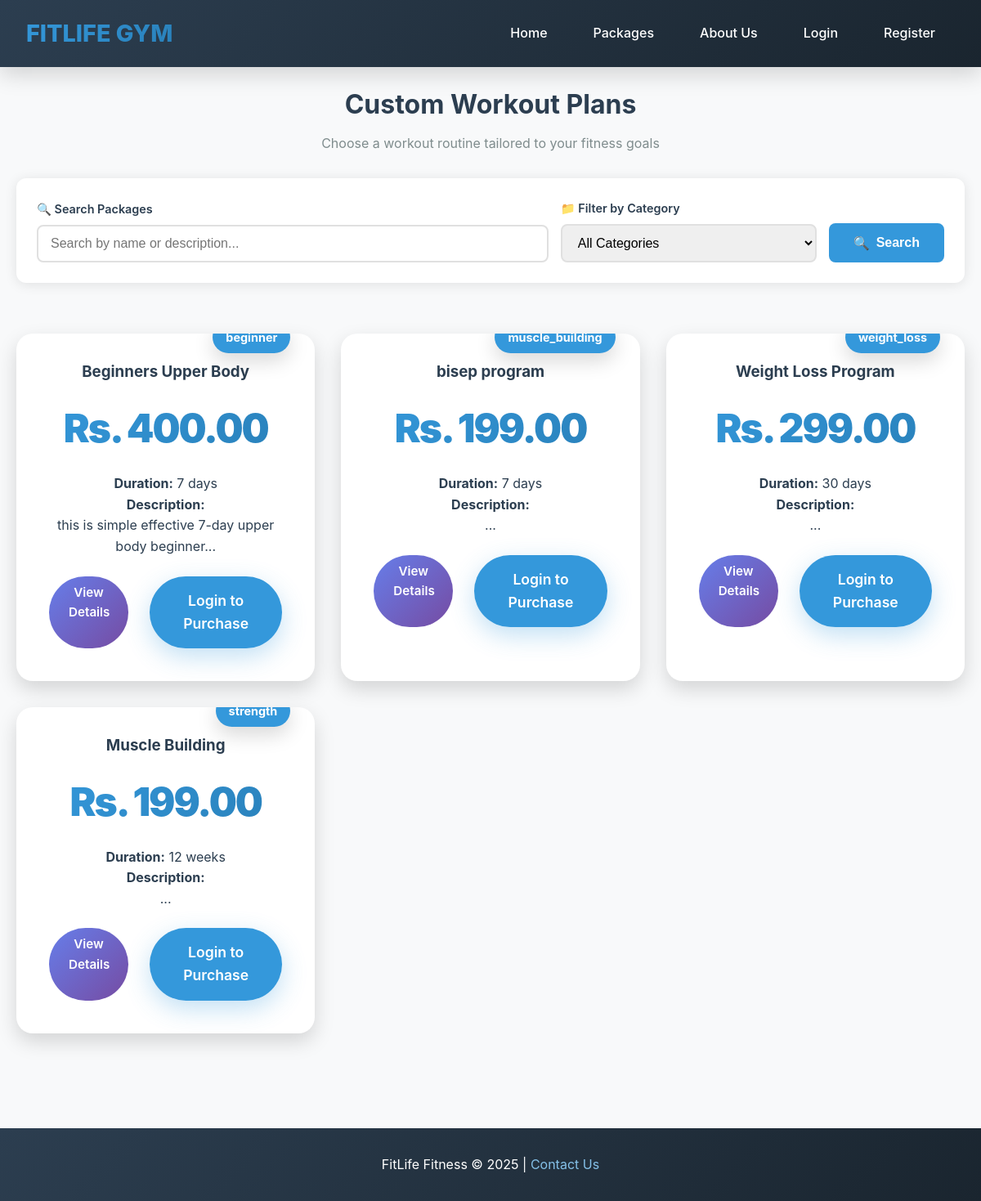
Before: /public/packages.php with the older database file.
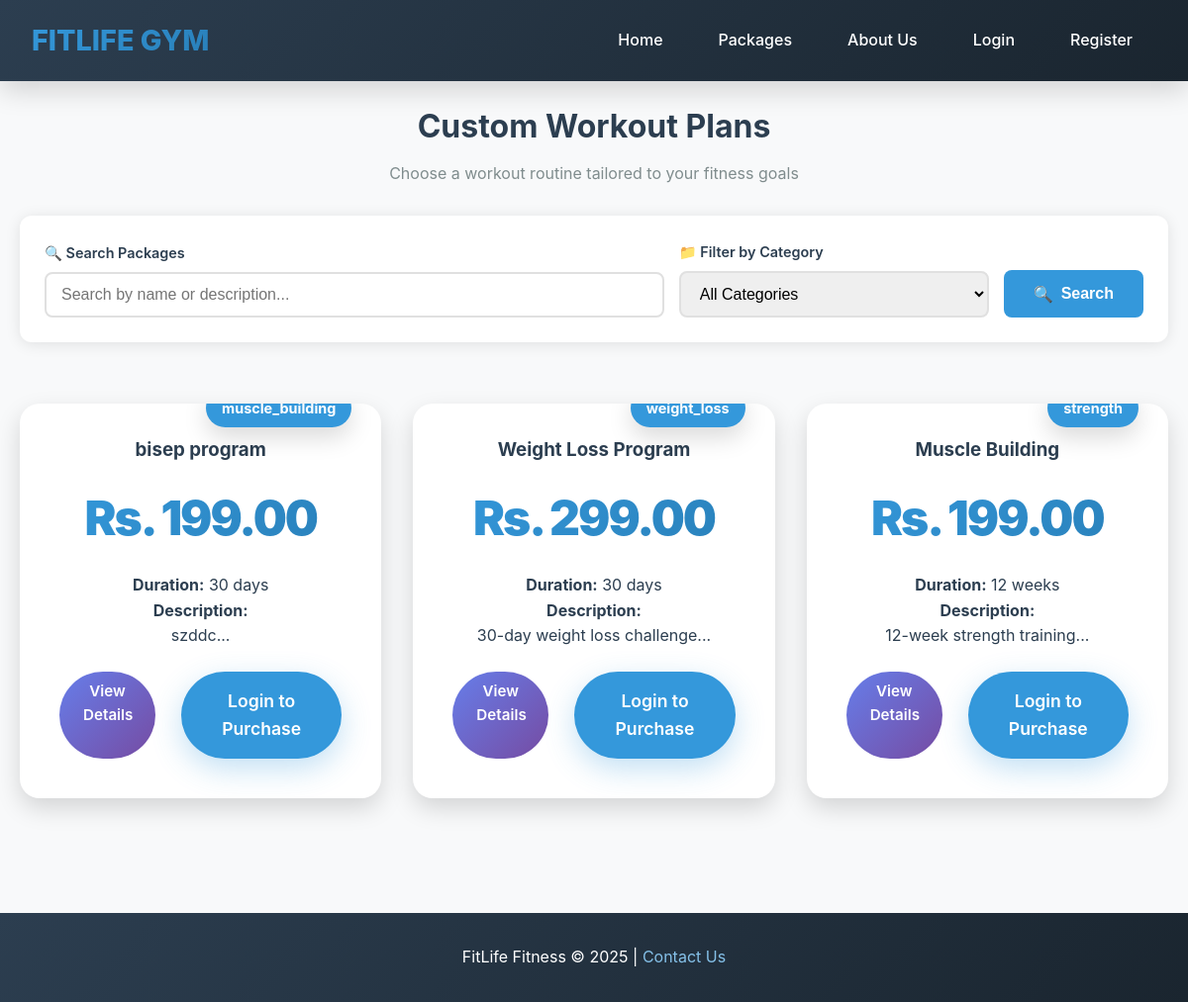
After: the same page with the newer database file.
### tables this page shows
CREATE TABLE `packages` (
  `id` int(11) NOT NULL,
  `name` varchar(255) NOT NULL,
  `description` text DEFAULT NULL,
  `short_description` varchar(1000) DEFAULT NULL,
  `price` decimal(10,2) NOT NULL,
  `duration` varchar(100) DEFAULT NULL,
  `category` varchar(50) DEFAULT NULL,
  `image` varchar(255) DEFAULT NULL,
  `created_by` int(11) NOT NULL,
  `created_at` timestamp NOT NULL DEFAULT current_timestamp()
);

### public/packages.php (the view, shortened to what this page needs)
<?php
require_once '../includes/database.php';
$search = isset($_GET['search']) ? trim($_GET['search']) : '';
$sql = "SELECT * FROM packages WHERE 1=1";
$params = [];
$sql .= " ORDER BY created_at DESC";
$stmt = $pdo->prepare($sql);
$stmt->execute($params);
$packages = $stmt->fetchAll();
?>
<!DOCTYPE html>
<html>
<head>
    <link rel="stylesheet" href="../css/style.css">
</head>
<body>
    <?php
    $base_path = '../';
    include '../includes/navigation.php';
    ?>
    <div class="container">
        <h1>Custom Workout Plans</h1>
        <p class="subtitle">Choose a workout routine tailored to your fitness goals</p>
        <div class="search-section">
            <form method="GET" action="" class="search-form">
                <div class="search-group">
                    <label for="search">🔍 Search Packages</label>
                    <input type="text"
                           name="search"
                           id="search"
                           class="search-input"
                           placeholder="Search by name or description..."
                           value="<?php echo htmlspecialchars($search); ?>">
                </div>
                <div class="category-group">
                    <label for="category">📁 Filter by Category</label>
                    <select name="category" id="category" class="search-input">
                        <option value="">All Categories</option>
                    </select>
                </div>
                <button type="submit" class="search-btn">
                    <span>🔍</span> Search
                </button>
            </form>
        </div>
        <div class="packages-grid">
            <?php if (empty($packages)): ?>
                <div class="no-results">
                    <p>😕 No packages found matching your criteria.</p>
                    <a href="packages.php" class="reset-link">View all packages</a>
                </div>
            <?php else: ?>
                <?php foreach ($packages as $package): ?>
                <div class="package-card">
                    <div class="level-badge">
                        <?php echo htmlspecialchars($package['category'] ?? 'General'); ?>
                    </div>
                    <h3><?php echo htmlspecialchars($package['name']); ?></h3>
                    <p class="price">Rs. <?php echo number_format($package['price'], 2); ?></p>
                    <div class="workout-details">
                        <p><strong>Duration:</strong> <?php echo htmlspecialchars($package['duration']); ?></p>
                        <p><strong>Description:</strong></p>
                        <p><?php echo htmlspecialchars(substr($package['short_description'] ?? $package['description'], 0, 50)); ?>...</p>
                    </div>
                    <div style="margin-top: 15px; display: flex; gap: 10px; justify-content: center;">
                        <a href="package-details.php?id=<?php echo $package['id']; ?>" class="btn-details">View Details</a>
                        <?php if (isset($_SESSION['user_id'])): ?>
                            <?php if ($_SESSION['role'] == 'admin'): ?>
                                <a href="../admin/edit-package.php?id=<?php echo $package['id']; ?>" class="admin-view-btn">Edit Package</a>
                            <?php else: ?>
                                <a href="../user/buy-package.php?id=<?php echo $package['id']; ?>" class="btn-book">Buy Now</a>
                            <?php endif; ?>
                        <?php else: ?>
                            <a href="../login.php" class="btn-book">Login to Purchase</a>
                        <?php endif; ?>
                    </div>
                </div>
                <?php endforeach; ?>
            <?php endif; ?>
        </div>
    </div>
    <footer>
        <p>FitLife Fitness &copy; 2025 | <a href="about.php#contact">Contact Us</a></p>
    </footer>
</body>
</html>

### includes/navigation.php (shortened to what this page needs)
<?php
function isLoggedIn() {
    return isset($_SESSION['user_id']);
}
?>
<nav class="user-nav">
    <div class="logo">FitLife Gym</div>
    <div class="nav-links">
        <a href="<?php echo $base_path; ?>index.php">Home</a>
        <a href="<?php echo $base_path; ?>public/packages.php">Packages</a>
        <?php if (!isLoggedIn()): ?>
            <a href="<?php echo $base_path; ?>public/about.php">About Us</a>
            <a href="<?php echo $base_path; ?>login.php">Login</a>
            <a href="<?php echo $base_path; ?>user/register.php">Register</a>
        <?php endif; ?>
    </div>
</nav>

### css/style.css (style rules this page uses)
:root { --primary: #3498db; --primary-dark: #2980b9; --primary-light: #85c1e9; --secondary: #2c3e50; --secondary-light: #34495e; --accent-green: #27ae60; --accent-blue: #3498db; --accent-gold: #f39c12; --white: #ffffff; --light: #f8f9fa; --gray: #95a5a6; --dark-gray: #7f8c8d; --gradient-primary: linear-gradient(135deg, #667eea 0%, #764ba2 100%); --gradient-fire: linear-gradient(135deg, #3498db, #2980b9); --gradient-sunset: linear-gradient(135deg, #3498db, #2980b9); --gradient-ocean: linear-gradient(135deg, #4facfe 0%, #00f2fe 100%); --gradient-dark: linear-gradient(135deg, #2c3e50 0%, #1a252f 100%); --shadow: 0 4px 6px rgba(0,0,0,0.1); --shadow-lg: 0 10px 25px rgba(0,0,0,0.15); --shadow-xl: 0 20px 40px rgba(0,0,0,0.2); --radius: 8px; --radius-lg: 12px; --radius-xl: 20px; --radius-full: 9999px; --transition: 0.3s ease; }
* { margin: 0; padding: 0; box-sizing: border-box; }
html { scroll-behavior: smooth; }
body { font-family: 'Inter', -apple-system, sans-serif; line-height: 1.6; color: var(--secondary); background: var(--light); overflow-x: hidden; }
nav, .admin-nav, .user-nav { background: var(--gradient-dark); color: var(--white); padding: 1rem 2rem; position: sticky; top: 0; z-index: 1000; box-shadow: var(--shadow-lg); display: flex; justify-content: space-between; align-items: center; animation: slideDown 0.5s ease; }
.logo { font-size: 1.8rem; font-weight: 800; background: linear-gradient(135deg, #3498db, #2980b9); -webkit-background-clip: text; -webkit-text-fill-color: transparent; background-clip: text; text-transform: uppercase; cursor: pointer; transition: var(--transition); }
.nav-links { display: flex; gap: 0.5rem; align-items: center; }
.nav-links a { color: var(--white); text-decoration: none; padding: 0.75rem 1.5rem; border-radius: var(--radius); font-weight: 500; position: relative; transition: var(--transition); }
.nav-links a::before { content: ''; position: absolute; bottom: 0; left: 50%; width: 0; height: 3px; background: #3498db; transform: translateX(-50%); transition: var(--transition); }
.btn, .btn-primary, .btn-secondary, .btn-add, .btn-edit, .btn-delete, .btn-confirm, .btn-cancel, .btn-register, .btn-book, .btn-details, .btn-browse, .btn-view, .edit-btn, .delete-btn, .add-btn, .auth-submit { padding: 1rem 2.5rem; border: none; border-radius: var(--radius-full); cursor: pointer; font-size: 1.1rem; font-weight: 600; text-decoration: none; display: inline-block; margin: 0.5rem; transition: var(--transition); position: relative; overflow: hidden; }
.btn-primary, .btn-add, .add-btn, .btn-confirm, .btn-register, .btn-book, .btn-browse, .auth-submit { background: #3498db; color: var(--white); box-shadow: 0 10px 30px rgba(52, 152, 219, 0.3); }
.btn-details, .btn-view { background: var(--gradient-primary); color: var(--white); padding: 0.5rem 1.5rem; font-size: 0.95rem; }
.packages-grid { display: grid; grid-template-columns: repeat(auto-fit, minmax(320px, 1fr)); gap: 2rem; padding: 2rem; max-width: 1400px; margin: 0 auto; }
.package-card, .purchased-card { background: var(--white); border-radius: var(--radius-xl); padding: 2rem; text-align: center; position: relative; transition: var(--transition); box-shadow: var(--shadow-lg); overflow: hidden; }
.package-card::before, .purchased-card::before { content: ''; position: absolute; top: 0; left: 0; right: 0; height: 5px; background: var(--gradient-primary); transform: scaleX(0); transition: var(--transition); }
.badge, .level-badge { background: #3498db; color: var(--white); padding: 0.5rem 1rem; position: absolute; top: -15px; right: 30px; border-radius: var(--radius-full); font-size: 0.9rem; font-weight: 700; box-shadow: var(--shadow-lg); transition: var(--transition); }
.price, .price-tag { font-size: 3rem; background: linear-gradient(135deg, #3498db, #2980b9); -webkit-background-clip: text; -webkit-text-fill-color: transparent; background-clip: text; font-weight: 900; margin: 1rem 0; letter-spacing: -2px; }
footer { background: var(--gradient-dark); color: var(--white); text-align: center; padding: 2rem; margin-top: 4rem; }
footer a { color: #85c1e9; text-decoration: none; transition: var(--transition); }

Changed rows visible on the page:
removed packages: category "beginner", name "Beginners Upper Body", price "400.00", duration "7 days", short_description "this is simple effective 7-day upper body beginner"
changed packages "bisep program": duration "7 days" → "30 days"; short_description (not shown) → "szddc"
changed packages "Weight Loss Program": description (not shown) → "30-day weight loss challenge"
changed packages "Muscle Building": description (not shown) → "12-week strength training"
